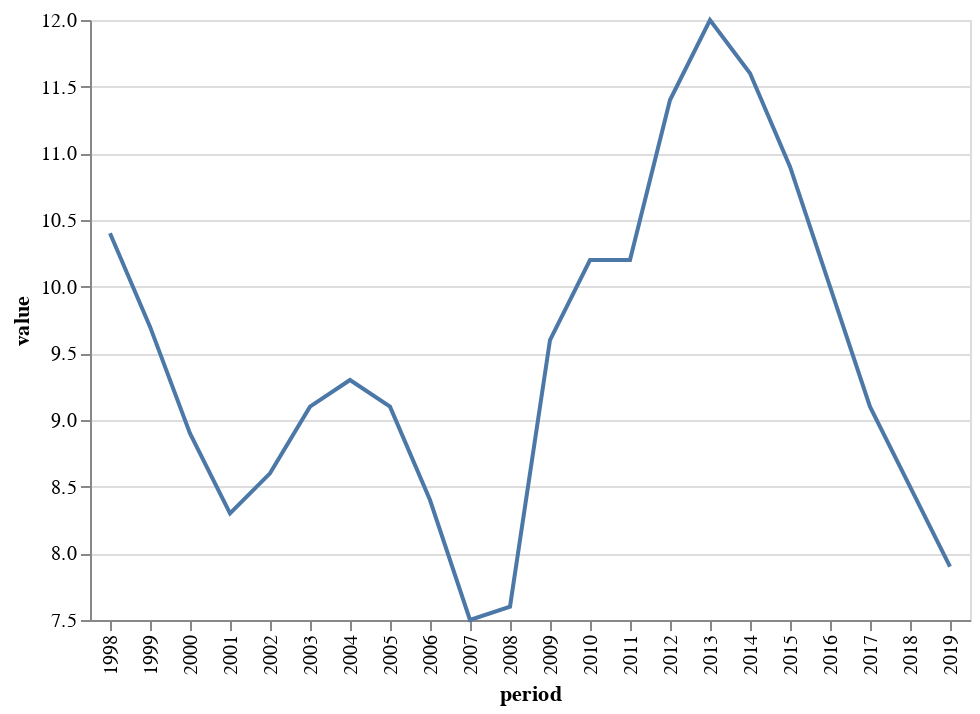

This figure's notebook cell:
### Markdown cell above
Here we use the [Altair](https://altair-viz.github.io/) library to render charts, but you can use any other one like matplotlib, bqplot, plotly, etc.

### Code cell
chart = Chart(df1_clean).mark_line().encode(
    x='period',
    y=Y('value', scale=Scale(zero=False)),
)
chart

### Figure 1 — Vega-Lite specification as saved in the notebook (floating-point values rounded to 4 significant figures)
{"$schema": "https://vega.github.io/schema/vega-lite/v1.2.1.json", "data": {"values": [{"Country": "Euro area", "Frequency": "Annually", "Unit": "(Percentage of active population)", "dataset_code": "ZUTN", "dataset_name": "Unemployment rate: total :- Member States: definition EUROSTAT", "freq": "a", "geo": "ea19", "period": "1998", "provider_code": "AMECO", "series_code": "EA19.1.0.0.0.ZUTN", "series_name": "Euro area", "unit": "percentage-of-active-population", "value": 10.4}, {"Country": "Euro area", "Frequency": "Annually", "Unit": "(Percentage of active population)", "dataset_code": "ZUTN", "dataset_name": "Unemployment rate: total :- Member States: definition EUROSTAT", "freq": "a", "geo": "ea19", "period": "1999", "provider_code": "AMECO", "series_code": "EA19.1.0.0.0.ZUTN", "series_name": "Euro area", "unit": "percentage-of-active-population", "value": 9.7}, {"Country": "Euro area", "Frequency": "Annually", "Unit": "(Percentage of active population)", "dataset_code": "ZUTN", "dataset_name": "Unemployment rate: total :- Member States: definition EUROSTAT", "freq": "a", "geo": "ea19", "period": "2000", "provider_code": "AMECO", "series_code": "EA19.1.0.0.0.ZUTN", "series_name": "Euro area", "unit": "percentage-of-active-population", "value": 8.9}, {"Country": "Euro area", "Frequency": "Annually", "Unit": "(Percentage of active population)", "dataset_code": "ZUTN", "dataset_name": "Unemployment rate: total :- Member States: definition EUROSTAT", "freq": "a", "geo": "ea19", "period": "2001", "provider_code": "AMECO", "series_code": "EA19.1.0.0.0.ZUTN", "series_name": "Euro area", "unit": "percentage-of-active-population", "value": 8.3}, {"Country": "Euro area", "Frequency": "Annually", "Unit": "(Percentage of active population)", "dataset_code": "ZUTN", "dataset_name": "Unemployment rate: total :- Member States: definition EUROSTAT", "freq": "a", "geo": "ea19", "period": "2002", "provider_code": "AMECO", "series_code": "EA19.1.0.0.0.ZUTN", "series_name": "Euro area", "unit": "percentage-of-active-population", "value": 8.6}, {"Country": "Euro area", "Frequency": "Annually", "Unit": "(Percentage of active population)", "dataset_code": "ZUTN", "dataset_name": "Unemployment rate: total :- Member States: definition EUROSTAT", "freq": "a", "geo": "ea19", "period": "2003", "provider_code": "AMECO", "series_code": "EA19.1.0.0.0.ZUTN", "series_name": "Euro area", "unit": "percentage-of-active-population", "value": 9.1}, {"Country": "Euro area", "Frequency": "Annually", "Unit": "(Percentage of active population)", "dataset_code": "ZUTN", "dataset_name": "Unemployment rate: total :- Member States: definition EUROSTAT", "freq": "a", "geo": "ea19", "period": "2004", "provider_code": "AMECO", "series_code": "EA19.1.0.0.0.ZUTN", "series_name": "Euro area", "unit": "percentage-of-active-population", "value": 9.3}, {"Country": "Euro area", "Frequency": "Annually", "Unit": "(Percentage of active population)", "dataset_code": "ZUTN", "dataset_name": "Unemployment rate: total :- Member States: definition EUROSTAT", "freq": "a", "geo": "ea19", "period": "2005", "provider_code": "AMECO", "series_code": "EA19.1.0.0.0.ZUTN", "series_name": "Euro area", "unit": "percentage-of-active-population", "value": 9.1}, {"Country": "Euro area", "Frequency": "Annually", "Unit": "(Percentage of active population)", "dataset_code": "ZUTN", "dataset_name": "Unemployment rate: total :- Member States: definition EUROSTAT", "freq": "a", "geo": "ea19", "period": "2006", "provider_code": "AMECO", "series_code": "EA19.1.0.0.0.ZUTN", "series_name": "Euro area", "unit": "percentage-of-active-population", "value": 8.4}, {"Country": "Euro area", "Frequency": "Annually", "Unit": "(Percentage of active population)", "dataset_code": "ZUTN", "dataset_name": "Unemployment rate: total :- Member States: definition EUROSTAT", "freq": "a", "geo": "ea19", "period": "2007", "provider_code": "AMECO", "series_code": "EA19.1.0.0.0.ZUTN", "series_name": "Euro area", "unit": "percentage-of-active-population", "value": 7.5}, {"Country": "Euro area", "Frequency": "Annually", "Unit": "(Percentage of active population)", "dataset_code": "ZUTN", "dataset_name": "Unemployment rate: total :- Member States: definition EUROSTAT", "freq": "a", "geo": "ea19", "period": "2008", "provider_code": "AMECO", "series_code": "EA19.1.0.0.0.ZUTN", "series_name": "Euro area", "unit": "percentage-of-active-population", "value": 7.6}, {"Country": "Euro area", "Frequency": "Annually", "Unit": "(Percentage of active population)", "dataset_code": "ZUTN", "dataset_name": "Unemployment rate: total :- Member States: definition EUROSTAT", "freq": "a", "geo": "ea19", "period": "2009", "provider_code": "AMECO", "series_code": "EA19.1.0.0.0.ZUTN", "series_name": "Euro area", "unit": "percentage-of-active-population", "value": 9.6}, {"Country": "Euro area", "Frequency": "Annually", "Unit": "(Percentage of active population)", "dataset_code": "ZUTN", "dataset_name": "Unemployment rate: total :- Member States: definition EUROSTAT", "freq": "a", "geo": "ea19", "period": "2010", "provider_code": "AMECO", "series_code": "EA19.1.0.0.0.ZUTN", "series_name": "Euro area", "unit": "percentage-of-active-population", "value": 10.2}, {"Country": "Euro area", "Frequency": "Annually", "Unit": "(Percentage of active population)", "dataset_code": "ZUTN", "dataset_name": "Unemployment rate: total :- Member States: definition EUROSTAT", "freq": "a", "geo": "ea19", "period": "2011", "provider_code": "AMECO", "series_code": "EA19.1.0.0.0.ZUTN", "series_name": "Euro area", "unit": "percentage-of-active-population", "value": 10.2}, {"Country": "Euro area", "Frequency": "Annually", "Unit": "(Percentage of active population)", "dataset_code": "ZUTN", "dataset_name": "Unemployment rate: total :- Member States: definition EUROSTAT", "freq": "a", "geo": "ea19", "period": "2012", "provider_code": "AMECO", "series_code": "EA19.1.0.0.0.ZUTN", "series_name": "Euro area", "unit": "percentage-of-active-population", "value": 11.4}, {"Country": "Euro area", "Frequency": "Annually", "Unit": "(Percentage of active population)", "dataset_code": "ZUTN", "dataset_name": "Unemployment rate: total :- Member States: definition EUROSTAT", "freq": "a", "geo": "ea19", "period": "2013", "provider_code": "AMECO", "series_code": "EA19.1.0.0.0.ZUTN", "series_name": "Euro area", "unit": "percentage-of-active-population", "value": 12}, {"Country": "Euro area", "Frequency": "Annually", "Unit": "(Percentage of active population)", "dataset_code": "ZUTN", "dataset_name": "Unemployment rate: total :- Member States: definition EUROSTAT", "freq": "a", "geo": "ea19", "period": "2014", "provider_code": "AMECO", "series_code": "EA19.1.0.0.0.ZUTN", "series_name": "Euro area", "unit": "percentage-of-active-population", "value": 11.6}, {"Country": "Euro area", "Frequency": "Annually", "Unit": "(Percentage of active population)", "dataset_code": "ZUTN", "dataset_name": "Unemployment rate: total :- Member States: definition EUROSTAT", "freq": "a", "geo": "ea19", "period": "2015", "provider_code": "AMECO", "series_code": "EA19.1.0.0.0.ZUTN", "series_name": "Euro area", "unit": "percentage-of-active-population", "value": 10.9}, {"Country": "Euro area", "Frequency": "Annually", "Unit": "(Percentage of active population)", "dataset_code": "ZUTN", "dataset_name": "Unemployment rate: total :- Member States: definition EUROSTAT", "freq": "a", "geo": "ea19", "period": "2016", "provider_code": "AMECO", "series_code": "EA19.1.0.0.0.ZUTN", "series_name": "Euro area", "unit": "percentage-of-active-population", "value": 10}, {"Country": "Euro area", "Frequency": "Annually", "Unit": "(Percentage of active population)", "dataset_code": "ZUTN", "dataset_name": "Unemployment rate: total :- Member States: definition EUROSTAT", "freq": "a", "geo": "ea19", "period": "2017", "provider_code": "AMECO", "series_code": "EA19.1.0.0.0.ZUTN", "series_name": "Euro area", "unit": "percentage-of-active-population", "value": 9.1}, {"Country": "Euro area", "Frequency": "Annually", "Unit": "(Percentage of active population)", "dataset_code": "ZUTN", "dataset_name": "Unemployment rate: total :- Member States: definition EUROSTAT", "freq": "a", "geo": "ea19", "period": "2018", "provider_code": "AMECO", "series_code": "EA19.1.0.0.0.ZUTN", "series_name": "Euro area", "unit": "percentage-of-active-population", "value": 8.5}, {"Country": "Euro area", "Frequency": "Annually", "Unit": "(Percentage of active population)", "dataset_code": "ZUTN", "dataset_name": "Unemployment rate: total :- Member States: definition EUROSTAT", "freq": "a", "geo": "ea19", "period": "2019", "provider_code": "AMECO", "series_code": "EA19.1.0.0.0.ZUTN", "series_name": "Euro area", "unit": "percentage-of-active-population", "value": 7.9}]}, "encoding": {"x": {"field": "period", "type": "nominal"}, "y": {"field": "value", "scale": {"zero": false}, "type": "quantitative"}}, "mark": "line"}
